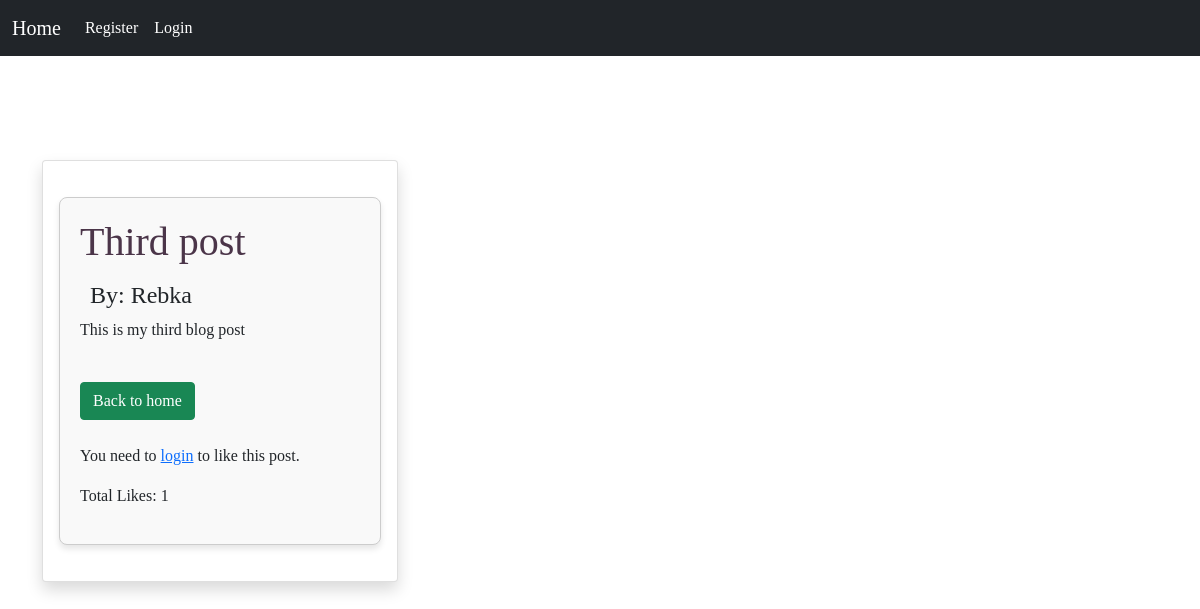
The page /post/5 on the database its author committed.
### blogs/models.py (models this page shows, shortened)
class Post(models.Model):
    title=models.CharField(max_length=200)
    author=models.ForeignKey(User, on_delete=models.CASCADE)
    body=models.TextField()
    likes=models.ManyToManyField(User, related_name='blog_posts',blank=True)
    def total_likes(self):
        return self.likes.count()

### blogs/views.py (the view)
# urls.py: path('post/<int:pk>',PostDetail.as_view(), name="post detail"),
class PostDetail(DetailView):
    model = Post
    template_name = 'post_detail.html'
    def get_context_data(self, *args, **kwargs):
        context = super(PostDetail, self).get_context_data(*args, **kwargs)
        my_like = get_object_or_404(Post, id=self.kwargs['pk'])
        total_likes = my_like.total_likes()
        liked = False
        if self.request.user.is_authenticated and my_like.likes.filter(id=self.request.user.id).exists():
            liked = True
        context["total_likes"] = total_likes
        context["liked"] = liked
        return context

### blogs/templates/post_detail.html (shortened to what this page needs)
<!DOCTYPE html>
<html lang="en">
<head>
</head>
<body>
    {% extends "a.html" %}
    {% block content %}
    <div class="container">
        <div class="row mt-5 pt-3">
            <div class="col-md-4">
                <div class="card my-3 shadow">
                    <div class="card-body">
                        <div class="post-box">
                            <h1>{{ post.title }}</h1>
                            <h4>By: {{ post.author.first_name }}</h4>
                            <p>{{ post.body }}</p>
                            <br>
                            <a href="{% url 'home' %}" class="btn btn-success">Back to home</a>
                            <br>
                            <br>
                            {% if user.is_authenticated %}
                                <form action="{% url 'like Post' post.id %}" method="POST">
                                    {% csrf_token %}
                                    {% if liked %}
                                        <button type="submit" class="btn btn-danger">Unlike</button>
                                    {% else %}
                                        <button type="submit" class="btn btn-primary">Like</button>
                                    {% endif %}
                                </form>
                            {% else %}
                                <p>You need to <a href="{% url 'login' %}">login</a> to like this post.</p>
                            {% endif %}
                            <p>Total Likes: {{ total_likes }}</p>
                            </div>
                    </div>
                </div>
            </div>
        </div>
    </div>
    {% endblock %}

### blogs/templates/post_detail.html (style rules this page uses)
h1 { color: rgb(75, 53, 73); }
h4 { margin: 10px; }
div { font-family: 'Times New Roman'; }
.post-box { border: 1px solid #ccc; padding: 20px; margin: 20px 0; border-radius: 8px; background-color: #f9f9f9; box-shadow: 0px 4px 6px rgba(0, 0, 0, 0.1); }
.post-box h1 { margin-bottom: 15px; }
.post-box .btn { margin-right: 10px; }

### rows shown on the page
Post: title "Third post", author.first_name "Rebka", body "This is my third blog post"

### other values the page prints
{{ total_likes }} "1"
